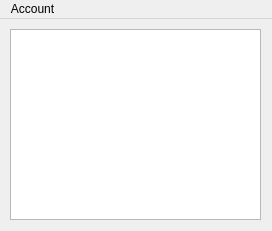
<?xml version="1.0" encoding="UTF-8"?>
<ui version="4.0">
 <class>MainWindow</class>
 <widget class="QMainWindow" name="MainWindow">
  <property name="geometry">
   <rect>
    <x>0</x>
    <y>0</y>
    <width>272</width>
    <height>231</height>
   </rect>
  </property>
  <property name="sizePolicy">
   <sizepolicy hsizetype="Fixed" vsizetype="Fixed">
    <horstretch>0</horstretch>
    <verstretch>0</verstretch>
   </sizepolicy>
  </property>
  <property name="minimumSize">
   <size>
    <width>272</width>
    <height>231</height>
   </size>
  </property>
  <property name="maximumSize">
   <size>
    <width>272</width>
    <height>231</height>
   </size>
  </property>
  <property name="windowTitle">
   <string>Switcheroo</string>
  </property>
  <widget class="QWidget" name="centralwidget">
   <widget class="QListView" name="accounts">
    <property name="geometry">
     <rect>
      <x>10</x>
      <y>10</y>
      <width>251</width>
      <height>191</height>
     </rect>
    </property>
   </widget>
  </widget>
  <widget class="QMenuBar" name="menubar">
   <property name="geometry">
    <rect>
     <x>0</x>
     <y>0</y>
     <width>272</width>
     <height>20</height>
    </rect>
   </property>
   <widget class="QMenu" name="menuAccount">
    <property name="title">
     <string>Account</string>
    </property>
    <addaction name="actionAdd"/>
   </widget>
   <addaction name="menuAccount"/>
  </widget>
  <action name="actionAdd">
   <property name="icon">
    <iconset theme=":/icons/plus.png"/>
   </property>
   <property name="text">
    <string>Add</string>
   </property>
   <property name="iconVisibleInMenu">
    <bool>true</bool>
   </property>
  </action>
  <action name="actionRemove">
   <property name="text">
    <string>Remove</string>
   </property>
  </action>
 </widget>
 <resources/>
 <connections/>
</ui>
